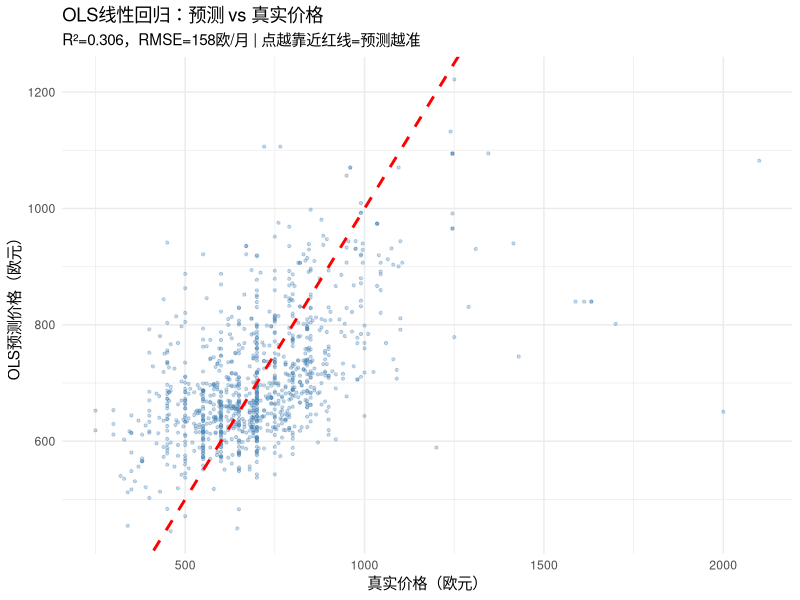
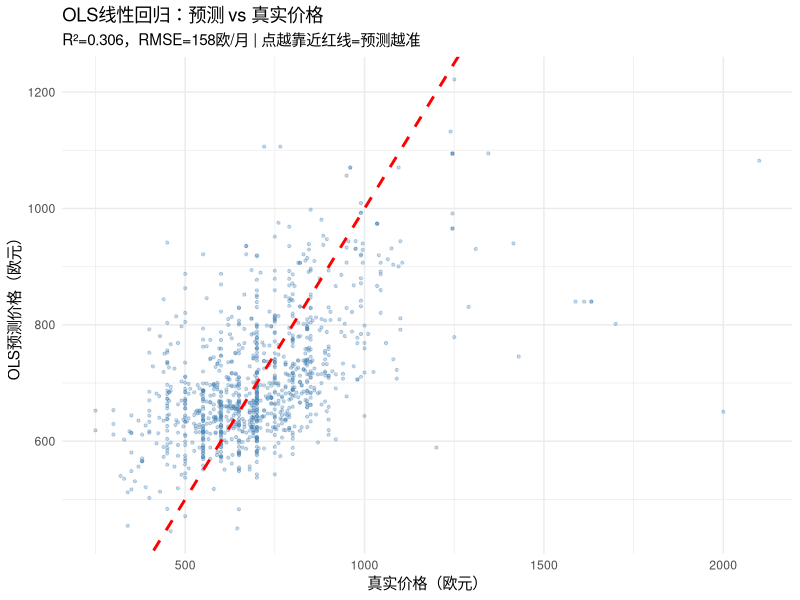

Source code (R) for these figures, in order:
# ================================================================
# 胡娇的线性回归 — 完整最终版
# 使用方法：Ctrl+A 全选 → Ctrl+Enter 运行
# 需要文件：treated_surface.csv（放在milan project2文件夹里）
# ================================================================


# ── 第1步：加载包 ─────────────────────────────────
library(ggplot2)


# ── 第2步：读取数据 ───────────────────────────────
df <- read.csv("treated_surface.csv")
cat("读取完成，总行数:", nrow(df), "\n")


# ── 第3步：数据清理 ───────────────────────────────
df <- df[!is.na(df$price_n)  & df$price_n  > 100,       ]
df <- df[!is.na(df$price_sqm)& df$price_sqm > 5
         & df$price_sqm < 150,     ]
df <- df[!is.na(df$latitude) & !is.na(df$longitude),    ]
df$rooms_n[is.na(df$rooms_n)]         <- median(df$rooms_n,    na.rm=TRUE)
df$bathrooms[is.na(df$bathrooms)]     <- 1
cat("清理后行数:", nrow(df), "\n")


# ── 第4步：构造地理特征 ───────────────────────────
# 大区均价（粗粒度地理位置）
zone_avg          <- tapply(df$price_n, df$macrozone, mean, na.rm=TRUE)
df$zone_avg_price <- zone_avg[df$macrozone]

# 小区均价（细粒度地理位置，比大区更准）
micro_avg          <- tapply(df$price_n, df$microzone, mean, na.rm=TRUE)
df$micro_avg_price <- micro_avg[df$microzone]

# 供暖类型（转成0/1）
df$heating_auto    <- as.integer(df$heating == "Autonomo")
df$heating_central <- as.integer(df$heating == "Centralizzato")


# ── 第5步：选择特征 ───────────────────────────────
feature_cols <- c(
  "surface_room",    # 单间实际面积（Mathilde修正过的）
  "rooms_n",         # 房间数
  "bathrooms",       # 浴室数
  "latitude",        # 纬度
  "longitude",       # 经度
  "zone_avg_price",  # 大区均价
  "micro_avg_price", # 小区均价（更精细的地理位置）
  "heating_auto",    # 独立供暖
  "heating_central"  # 集中供暖
)

df_model <- df[, c(feature_cols, "price_n")]
df_model <- df_model[complete.cases(df_model), ]
cat("建模数据:", nrow(df_model), "套，", length(feature_cols), "个特征\n")


# ── 第6步：切分训练集/测试集 ─────────────────────
set.seed(42)
idx   <- sample(1:nrow(df_model), size = round(0.8 * nrow(df_model)))
train <- df_model[idx,  ]
test  <- df_model[-idx, ]
cat("训练集:", nrow(train), "套 | 测试集:", nrow(test), "套\n")


# ── 第7步：跑OLS线性回归 ─────────────────────────
ols  <- lm(price_n ~ ., data = train)

# 统计报告（截图发给Ismail）
cat("\n=== OLS统计报告 ===\n")
print(summary(ols))


# ── 第8步：评估模型 ───────────────────────────────
pred <- predict(ols, newdata = test)
r2   <- cor(test$price_n, pred)^2
rmse <- sqrt(mean((test$price_n - pred)^2))
mae  <- mean(abs(test$price_n - pred))

cat("\n========================================\n")
cat("OLS线性回归最终结果（截图发给组里）\n")
cat("========================================\n")
cat(sprintf("R²   = %.3f  （解释了%.1f%%的价格变化）\n", r2, r2*100))
cat(sprintf("RMSE = %.0f 欧 （平均预测误差）\n", rmse))
cat(sprintf("MAE  = %.0f 欧\n", mae))
cat(sprintf("样本 = %d 套租房\n", nrow(df_model)))
cat("========================================\n")


# ── 第9步：画图并保存 ────────────────────────────
ggplot(data.frame(真实 = test$price_n, 预测 = pred),
       aes(x = 真实, y = 预测)) +
  geom_point(alpha = 0.3, size = 0.8, color = "steelblue") +
  geom_abline(slope = 1, intercept = 0,
              color = "red", linetype = "dashed", linewidth = 1) +
  labs(
    title    = "OLS线性回归：预测 vs 真实价格",
    subtitle = sprintf("R²=%.3f，RMSE=%.0f欧/月 | 点越靠近红线=预测越准",
                       r2, rmse),
    x = "真实价格（欧元）",
    y = "OLS预测价格（欧元）"
  ) +
  theme_minimal(base_size = 11)

ggsave("OLS线性回归结果.png", width = 7, height = 6, dpi = 150)
cat("图片已保存：OLS线性回归结果.png\n")
cat("\n全部完成！\n")
